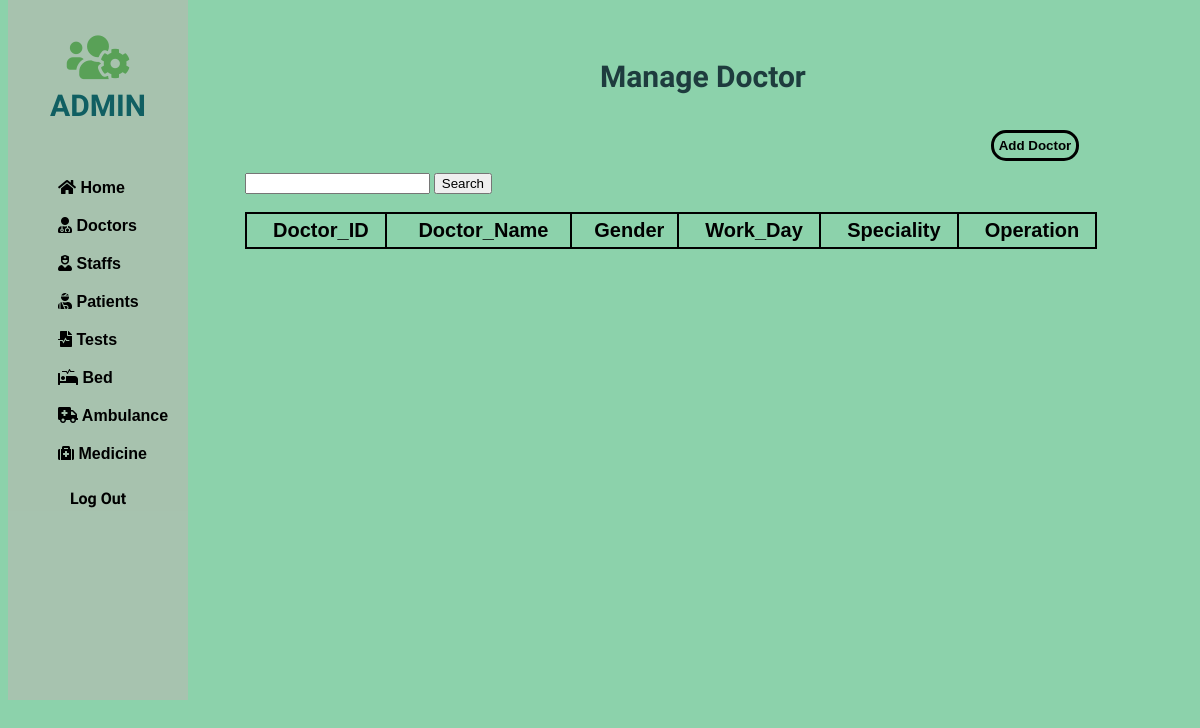
/php/Doctor/search-con.php, run on an earlier commit of the app's database.
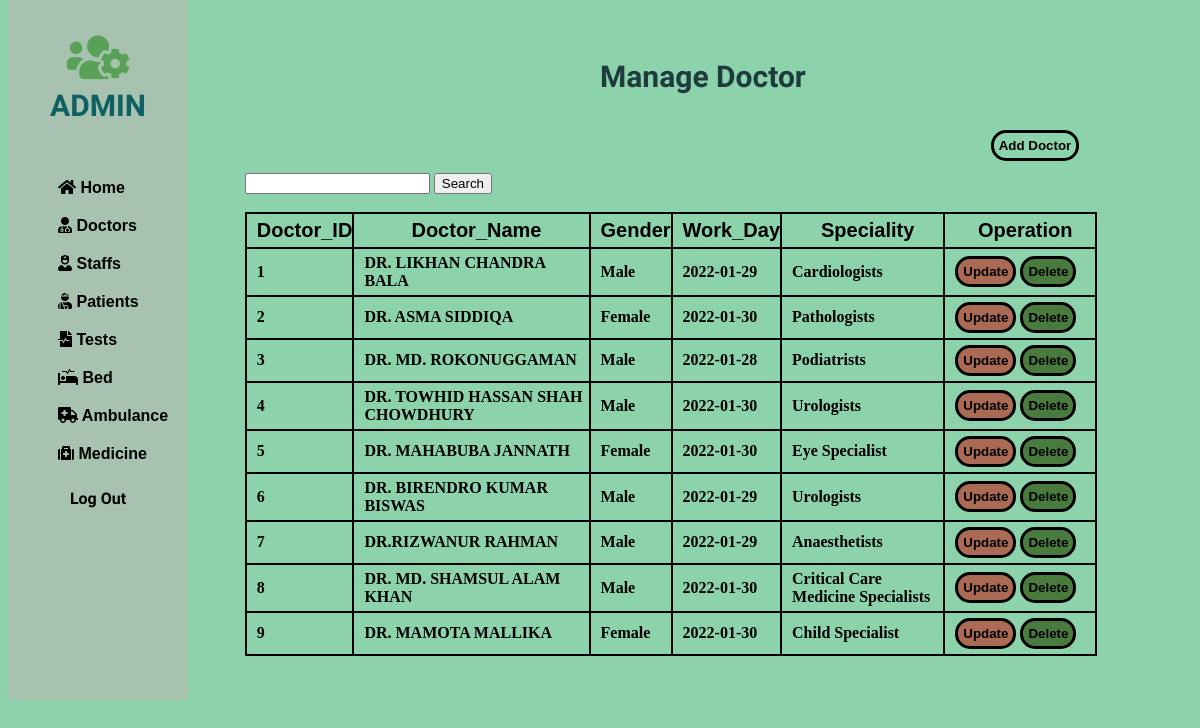
And on a later commit of the database.
### tables this page shows
CREATE TABLE IF NOT EXISTS `doctor` (
  `D_ID` int(11) NOT NULL,
  `D_Name` varchar(225) NOT NULL,
  `Gender` enum('Male','Female','Others') NOT NULL,
  `Work_Day` date NOT NULL,
  `Speciality` varchar(225) NOT NULL,
  PRIMARY KEY (`D_ID`),
  UNIQUE KEY `D_ID` (`D_ID`)
);

### php/Doctor/search-con.php (the view, shortened to what this page needs)
<!DOCTYPE html>
<html lang="en">
<head>
    <link rel="stylesheet" href="https://use.fontawesome.com/releases/v5.15.4/css/all.css">
    <link rel="stylesheet" href="https://use.fontawesome.com/releases/v5.15.4/css/all.css">
</head>
<body>
    <div class="slidebar">
        <header>
            <span>
                <i class="fas fa-users-cog"></i><br>
            </span>
            ADMIN
        </header>
        <ul>
            <li>
                <a href="/php/home.php"><i class="fas fa-home"></i> Home</a>
            </li>
            <li>
                <a href="/php/Doctor/doctor.php"><i class="fas fa-user-md"></i> Doctors</a>
            </li>
            <li>
                <a href="/php/staff/staff.php"><i class="fas fa-user-nurse"></i> Staffs</a>
            </li>
            <li>
                <a href="/php/patient/patient.php"><i class="fas fa-user-injured"></i> Patients</a>
            </li>
            <li>
                <a href="/php/test/test.php"><i class="fas fa-file-medical-alt"></i> Tests</a>
            </li>
            <li>
                <a href="/php/bed/bed.php"><i class="fas fa-procedures"></i> Bed</a>
            </li>
            <li>
                <a href="/php/Ambulence/ambulence.php"><i class="fas fa-ambulance"></i> Ambulance</a>
            </li>
            <li>
                <a href="/php/medicine/medicine.php"><i class="fas fa-medkit"></i> Medicine</a>
            </li>
        </ul>
        <div>
            <a style="text-decoration: none;" href="/php/index.php">
                <div class="logout">
                    Log Out
                </div>
            </a>
        </div>
    </div>
    <div class="container">
        <div class="row">
            <div style="margin-left: 50%; margin-top: 5%;">
                <h2>Manage <b>Doctor</b></h2>
            </div>
            <div style="margin-left: 83%; margin-top: 3%;">
                <button class="docadd"><a href="/php/Doctor/add-doctor.php">Add Doctor</a></button>
            </div>
        </div>
    </div>
    <div class="card-body">
        <div style="margin-left: 20%; margin-top: 1%;">
            <form method="post" action="search-con.php">
                <input type="text" name="search" required />
                <input type="submit" value="Search" />
            </form>
            <br>
            <table id="dataTable" width="90%" cellspacing="10">
                <thead>
                    <tr>
                        <th> Doctor_ID </th>
                        <th> Doctor_Name </th>
                        <th> Gender </th>
                        <th> Work_Day </th>
                        <th> Speciality </th>
                        <th> Operation </th>
                    </tr>
                </thead>
                <tbody>
                    <?php
                    $search = $_POST['search'];
                    include 'db_conn.php';
                    $sql = "select * from doctor where D_ID like '%$search%' OR D_Name like '%$search%' OR Gender like '%$search%' OR Work_Day like '%$search%' OR Speciality like '%$search%'";
                    $query = mysqli_query($conn, $sql);
                    while ($Patient_data = mysqli_fetch_array($query)) {
                    ?>
                        <tr>
                            <td><?php echo  $Patient_data['D_ID']; ?></td>
                            <td><?php echo $Patient_data['D_Name'];  ?></td>
                            <td><?php echo $Patient_data['Gender'];  ?></td>
                            <td><?php echo $Patient_data['Work_Day'];  ?></td>
                            <td><?php echo $Patient_data['Speciality'];  ?></td>
                            <td style="width: 140px;">
                                <button class="tabbutton" style="background:      rgba(178, 83, 64, 0.819);"><a href="/php/Doctor/update-doctor.php?D_ID=<?php echo $Patient_data['D_ID']; ?>" class="btn btn-danger"><b>Update</b></a></button>
                                <button class="tabbutton" style="background:      rgba(59, 104, 39, 0.819 );"> <a href="/php/Doctor/Delete.php?D_ID=<?php echo $Patient_data['D_ID'];  ?>" class="btn btn-success"><b>Delete</b></a></button> &nbsp;
                            </td>
                        </tr>
                    <?php
                    }
                    ?>
                </tbody>
            </table>
        </div>
    </div>
</body>
</html>

What changed in the data, as far as the page shows it:
added doctor: D_ID "1", D_Name "DR. LIKHAN CHANDRA BALA", Gender "Male", Work_Day "2022-01-29", Speciality "Cardiologists"
added doctor: D_ID "2", D_Name "DR. ASMA SIDDIQA", Gender "Female", Work_Day "2022-01-30", Speciality "Pathologists"
added doctor: D_ID "3", D_Name "DR. MD. ROKONUGGAMAN", Gender "Male", Work_Day "2022-01-28", Speciality "Podiatrists"
added doctor: D_ID "4", D_Name "DR. TOWHID HASSAN SHAH CHOWDHURY", Gender "Male", Work_Day "2022-01-30", Speciality "Urologists"
added doctor: D_ID "5", D_Name "DR. MAHABUBA JANNATH", Gender "Female", Work_Day "2022-01-30", Speciality "Eye Specialist"
added doctor: D_ID "6", D_Name "DR. BIRENDRO KUMAR BISWAS", Gender "Male", Work_Day "2022-01-29", Speciality "Urologists"
added doctor: D_ID "7", D_Name "DR.RIZWANUR RAHMAN", Gender "Male", Work_Day "2022-01-29", Speciality "Anaesthetists"
added doctor: D_ID "8", D_Name "DR. MD. SHAMSUL ALAM KHAN", Gender "Male", Work_Day "2022-01-30", Speciality "Critical Care Medicine Specialists"
added doctor: D_ID "9", D_Name "DR. MAMOTA MALLIKA", Gender "Female", Work_Day "2022-01-30", Speciality "Child Specialist"
